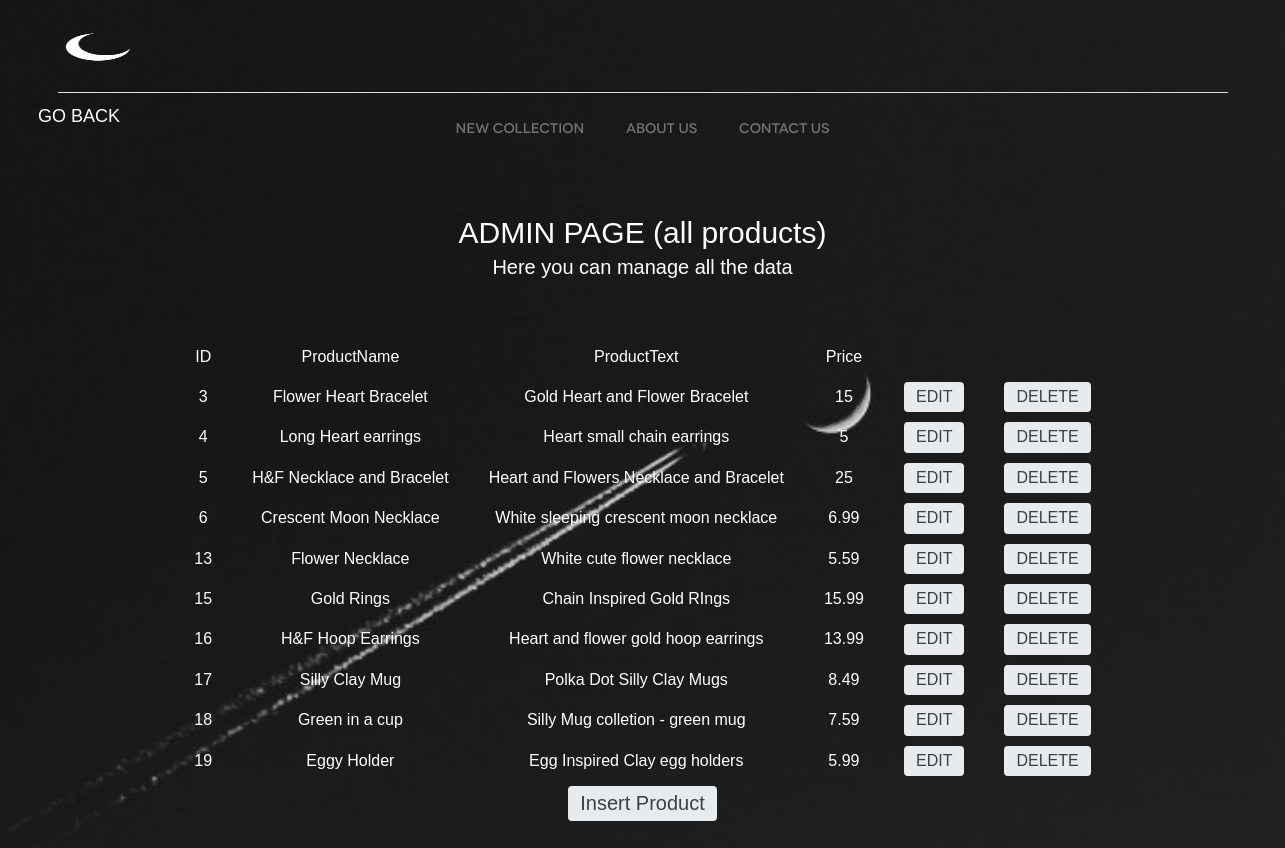
The page /view/manageProducts.php on the database its author committed.
### tables this page shows
CREATE TABLE `products` (
  `ID` int(11) NOT NULL,
  `ProductName` varchar(50) NOT NULL,
  `ProductText` varchar(50) NOT NULL,
  `Price` varchar(50) NOT NULL
);

### repository/productsRepo.php (called while the page is built, shortened)
<?php
	class productsRepo{
		private $connection;
		function __construct(){
			$connect = new DatabaseConnection;
			$this->connection = $connect->startConnection();
		}
	    function getAllProducts(){
	        $connect = $this->connection;
	        $sql = "SELECT * FROM products";
	        $statement = $connect->query($sql);
	        $allProducts = $statement->fetchAll();
	        return $allProducts;
	    }
	}
?>

### view/manageProducts.php (the view, shortened to what this page needs)
<!DOCTYPE html>
<html>
    <head>
        <link rel="stylesheet" href="../CSS/style.css"/>
        <link rel="stylesheet" href="../CSS/Additionalitems.css"/>
        <link rel="stylesheet" href="../CSS/dashboards.css"/>
    </head>
    <body class="body8">
    <header id="header">
		<div class="container">
			<a href="Index.php" id="logo-dark" title="Luna">Luna</a>
		</div>
	</header>
	<nav id="menu">
		<div class="container">
			<ul>
				<li><a href="products.php">New collection</a></li>
				<li><a href="team.php">About Us</a></li>
				<li><a href="Contactus.php">Contact Us</a></li>
			</ul>
		</div>
	</nav>
        <div class="nav-div2">
        <ul class="nav-list2">
            <list> <a class="active go-back" href="profile.php"><b>GO BACK</b></list></a>
        </ul>
            <div class="items">
            <p class="titulli2">ADMIN PAGE (all products)</p>
            <pre class="pershkrimi2" >Here you can manage all the data</pre> <br> <br>
            <center>
            <main>
	  <div>
	  <table>
		<tr>
			<th>ID</th>
			<th>ProductName</th>
			<th>ProductText</th>
			<th>Price</th>
			<th></th>
			<th></th>
		</tr>
             <?php
               include_once '../repository/productsRepo.php';
             $productsRepository = new productsRepo();
             $products = $productsRepository->getAllProducts();
             foreach($products as $product){
                echo
                "
                <tr>
                     <td>$product[ID]</td>
                     <td>$product[ProductName]</td>
                     <td>$product[ProductText]</td>
                     <td>$product[Price]</td>
                     <td> <a href='editProduct.php?id=$product[ID]' style='text-decoration: none;'>
						<input class='editButton' type='submit' value='EDIT'>
					 </a></td>
                     <td> <a href='../controllers/deleteProduct.php?id=$product[ID]' style='text-decoration: none;'>
						<input class='deleteButton' type='submit' value='DELETE'>
					</a></td>
                </tr>
                ";
             }
              ?>
</table>
	</div>
		<a href="insertProduct.php" style="text-decoration: none;padding-bottom:40px;" >
			<input type="button" class='insertButton' name="InsertProduct" value="Insert Product">
		</a>
</main>
            </center>
    </body>
</html>

### css/style.css (style rules this page uses)
html, body, div, span, applet, object, iframe, h1, h2, h3, h4, h5, h6, p, blockquote, pre, a, abbr, acronym, address, big, cite, code, del, dfn, em, img, ins, kbd, q, s, samp, small, strike, strong, sub, sup, tt, var, b, u, i, center, dl, dt, dd, ol, ul, li, fieldset, form, label, legend, table, caption, tbody, tfoot, thead, tr, th, td, article, aside, canvas, details, figcaption, figure, footer, header, hgroup, menu, nav, section, summary, time, mark, audio, video { margin: 0; padding: 0; border: 0; font-size: 100%; font: inherit; vertical-align: baseline; }
*, *:before, *:after { -moz-box-sizing: border-box; -webkit-box-sizing: border-box; box-sizing: border-box; }
input[type=tel], input[type=url], input[type=password], input[type=text], input[type=email], input[type=reset], input[type=button], input[type=submit], button, textarea { -webkit-appearance: none; -webkit-border-radius: 0; }
article, aside, details, figcaption, figure, footer, header, hgroup, menu, nav, section { display: block; }
ol, ul { list-style: none; }
table { border-collapse: collapse; border-spacing: 0; }
a[href], label[for], select, input[type=checkbox], input[type=radio] { cursor: pointer; }
button, input[type=button], input[type=image], input[type=reset], input[type=submit] { padding: 0; overflow: visible; cursor: pointer; }
th, td { vertical-align: top; }
th { font-weight: normal; text-align: left; }
body { font: 16px/30px Arial, Helvetica, sans-serif; color: #949697; background: #fff; -webkit-text-size-adjust: none; min-width: 320px; }
input, textarea, select, button { outline: none; font-family: Arial, Helvetica, sans-serif; }
a { text-decoration: none; color: #666668; }
.container { position: relative; width: 1170px; margin: 0 auto; }
#header .container { height: 93px; padding-top: 20px; padding-bottom: 20px; border-bottom: 1px solid #dcdcdc; }
#logo-dark { margin-top: 10px; width: 130px; height: 52px; display: block; float: left; cursor: pointer; text-indent: -9999em; background: url(../Project/logo-dashboard.png) no-repeat; background-size: 80px 34px; }
.go-back { color: white !important; }
#menu { text-align: center; color: #737375; font-size: 14px; font-weight: 500; }
#menu li { padding: 19px 19px 21px; display: inline-block; font-family: "Novecentowide"; }
#menu a { color: #737375; }

### css/additionalitems.css (style rules this page uses)
.body8 { background: linear-gradient(135deg, #ce0f6e, #1e46b4); background-attachment: fixed; overflow-x: hidden; }
table, th, td { border: none; border-collapse: collapse; padding: 0 20px; font-family:'Orbitron', sans-serif; color: #fff; }
th, td { text-align: center; padding-bottom: 10px; }
.titulli2 { color:white; font-family:'Orbitron', sans-serif; text-align:center; padding-top:130px; font-size:30px; }
.pershkrimi2 { color:white;text-align:center; font-family:'Orbitron', sans-serif; padding-top:4px; font-size:20px; }
p { color:white; font-family:'Orbitron', sans-serif; }
.nav-list2 { margin: -75px; padding-left: 100px; }
.nav-list2 a { float: left; color: black; text-align: center; text-decoration: none; padding: 13px; font-size: 18px; font-family: 'Orbitron', sans-serif; }
.nav-list2 a.active { font-family: 'Orbitron', sans-serif; }

### css/Dashboards.css (style rules this page uses)
.body8 { background-image: url(../Project/Dashboardd.jpg); font-family:'Orbitron', sans-serif; color: #dc94ebde; background-repeat: no-repeat; background-size: cover; }
.deleteButton { display: inline-block; outline: none; cursor: pointer; font-weight: 500; border-radius: 4px !important; padding: 6px 12px !important; border: 2px; color: #3a4149; background: #e7ebee; line-height: 1.15; font-size: 16px; }
.editButton { display: inline-block; outline: none; cursor: pointer; font-weight: 500; border-radius: 4px !important; padding: 6px 12px !important; border: 2px; color: #3a4149; background: #e7ebee; line-height: 1.15; font-size: 16px; }
.insertButton { display: inline-block; outline: none; cursor: pointer; font-weight: 500 !important; border-radius: 4px !important; padding: 6px 12px !important; border: 2px; color: #3a4149; background: #e7ebee; line-height: 1.15; font-size: 20px; }

### rows shown on the page
products: ID "3", ProductName "Flower Heart Bracelet", ProductText "Gold Heart and Flower Bracelet", Price "15"
products: ID "4", ProductName "Long Heart earrings", ProductText "Heart small chain earrings", Price "5"
products: ID "5", ProductName "H&F Necklace and Bracelet", ProductText "Heart and Flowers Necklace and Bracelet", Price "25"
products: ID "6", ProductName "Crescent Moon Necklace", ProductText "White sleeping crescent moon necklace", Price "6.99"
products: ID "13", ProductName "Flower Necklace", ProductText "White cute flower necklace", Price "5.59"
products: ID "15", ProductName "Gold Rings", ProductText "Chain Inspired Gold RIngs", Price "15.99"
products: ID "16", ProductName "H&F Hoop Earrings", ProductText "Heart and flower gold hoop earrings", Price "13.99"
products: ID "17", ProductName "Silly Clay Mug", ProductText "Polka Dot Silly Clay Mugs", Price "8.49"
products: ID "18", ProductName "Green in a cup", ProductText "Silly Mug colletion - green mug", Price "7.59"
products: ID "19", ProductName "Eggy Holder", ProductText "Egg Inspired Clay egg holders", Price "5.99"
